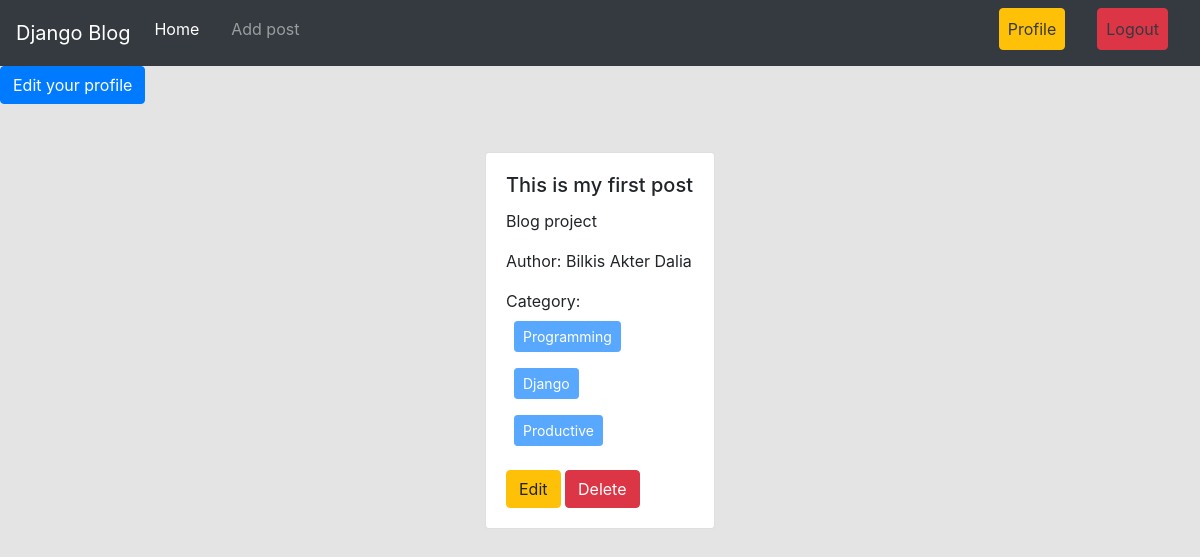
The app's page /author/profile/ (signed in) with its own data.
### posts/models.py (models this page shows, shortened)
class Post(models.Model):
    title = models.CharField(max_length=50)
    content = models.TextField()
    category = models.ManyToManyField(Category)
    author = models.ForeignKey(User,on_delete=models.CASCADE) #all will be delete

### catagories/models.py (models this page shows, shortened)
class Category(models.Model):
    name = models.CharField(max_length=100)
    slug = models.SlugField(max_length=100 ,unique = True,null=True,blank = True)

### author/views.py (the view)
# urls.py: path('profile/',views.profile,name = 'profile'),
@login_required
def profile(request):
    data = Post.objects.filter(author=request.user)
    return render(request, 'profile.html',{'data':data})

### author/templates/profile.html
{% extends 'base.html' %}
{% load crispy_forms_tags %}
{% block content %}
<div>
    <a class= 'btn btn-primary' href = '{%url 'edit_profile'%}'>Edit your profile</a>
</div>
 <div class="d-flex flex-wrap justify-content-center px-5 pt-5">
    {%for post in data%}
    <div class="col-sm-3">
    <div class="card mx-2">
      <div class="card-body">
        <h5 class="card-title">{{post.title}}</h5>
        <p class="card-text">
            {{post.content}}
        </p>
        <p>Author: {{post.author.first_name}} {{post.author.last_name}}</p>
        <p>Category:
            {% for cat in post.category.all %}
            <button class='btn btn-primary m-2 btn-sm' disabled>{{cat.name}}</button>
            {% endfor %}
        </p>
        <a href="{%url 'edit_post' post.id %}" class='btn btn-warning'>Edit</a>
        <a href="{%url 'delete_post' post.id %}" class='btn btn-danger'>Delete</a>
      </div>
    </div>
  </div>
    {%endfor%}
</div>
{% endblock %}

### records on screen
Post: title "This is my first post", content "Blog project", author.first_name "Bilkis Akter", author.last_name "Dalia"
Category: name "Programming"
Category: name "Django"
Category: name "Productive"
